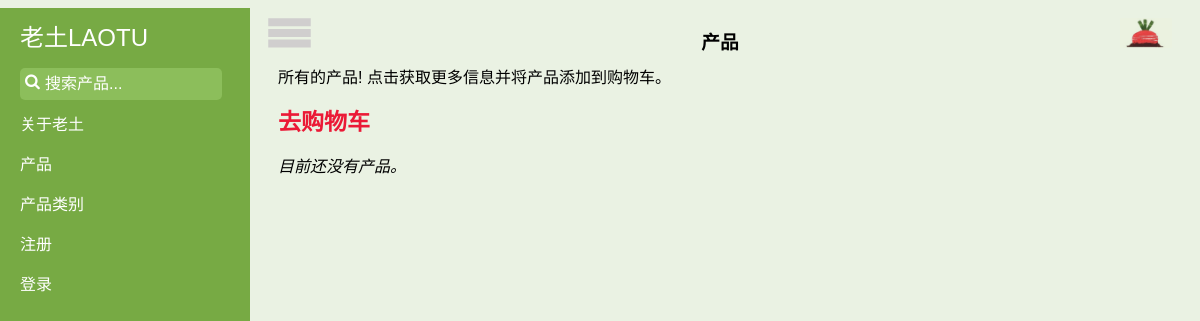
Before: /1/show_farmer with the older database file.
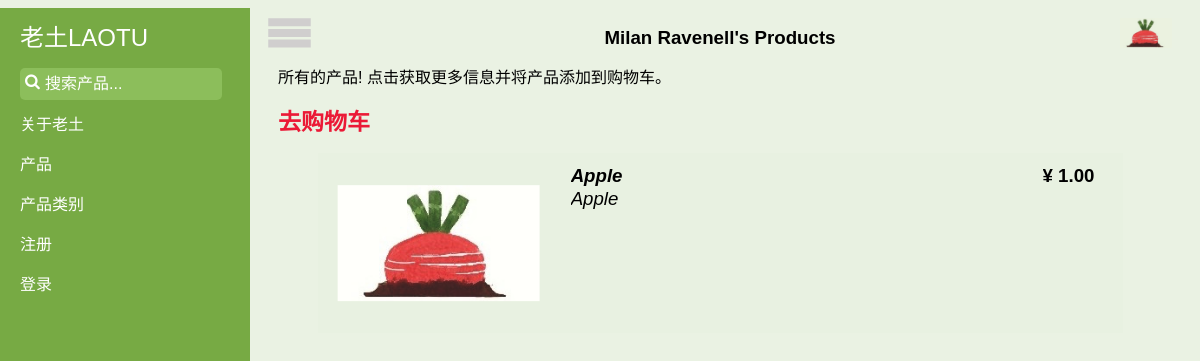
After: the same page with the newer database file.
### tables this page shows
CREATE TABLE producer (
    producer_id integer primary key autoincrement,
    user_name text not null,
    email text,
    pw_hash text,
    location text
);

CREATE TABLE product (
    product_id integer primary key autoincrement,
    title text not null,
    quantity integer not null,
    price decimal(7,2) not null,
    description text not null,
    producer_id integer not null,
    standard_geo text,
    standard_producer text,
    standard_raw text,
    standard_production text,
    standard_storage text,
    standard_tech text,
    standard_package text,
    standard_price text,
    product_photo_filename_1 text,
    product_photo_filename_2 text,
    product_photo_filename_3 text,
    laotu_book_photo_filename_1 text,
    laotu_book_photo_filename_2 text,
    laotu_book_photo_filename_3 text,
    laotu_book_photo_filename_4 text,
    standards_id integer unique,
    FOREIGN KEY (producer_id) REFERENCES producer(producer_id),
    FOREIGN KEY (standards_id) REFERENCES standards(standards_id)
);

### laotu.py (the view)
@app.route('/<int:producer_id>/show_farmer')
def show_farmer(producer_id):
    producer_products = query_db('select * from product where producer_id= ?', [producer_id])
    producer = query_db('select * from producer where producer_id=?', [producer_id], one=True)
    return render_template('products_list.html', products_list=producer_products, producer=producer)

### laotu.py (called while the page is built)
def get_db():
    top = _app_ctx_stack.top
    if not hasattr(top, 'sqlite_db'):
        top.sqlite_db = sqlite3.connect(app.config['DATABASE'])
        top.sqlite_db.row_factory = sqlite3.Row
    return top.sqlite_db

@app.teardown_appcontext
def close_database(exception):
    top = _app_ctx_stack.top
    if hasattr(top, 'sqlite_db'):
        top.sqlite_db.close()

def query_db(query, args=(), one=False):
    cur = get_db().execute(query, args)
    rv = cur.fetchall()
    return (rv[0] if rv else None) if one else rv

@app.before_request
def before_request():
    g.user = None
    if 'user_id' in session:
        g.user = query_db('select * from user where user_id = ?',
                          [session['user_id']], one=True)

### templates/products_list.html (shortened to what this page needs)
{% extends "layout.html" %}
{% block header %}
    {% if not producer %}
    产品
    {% else %}
    {{ producer.user_name }}'s Products
    {% endif %}
{% endblock %}
{% block main %}
  所有的产品! 点击获取更多信息并将产品添加到购物车。
  <div class="product-cart-link">
    <h1><a href="{{ url_for('get_cart')}}">去购物车</a></h1>
  </div>
  {% if products_list %}
  <div class="product-list"> <ul>
  {% for product in products_list %}
    <li class="product-list-item" onclick="gotoURL('{{ url_for('show_product', product_id=product.product_id)}}')">
      <div class="product-image">
        <img src="{{ url_for('static', filename='images/laotu-logo.png') }}" class="product-image-tag">
      </div>
      <div class="product-info">
        <div class="product-title"> {{ product.title }} </div>
        <div class="product-price"> &#165 {{ '%0.2f' | format(product.price/100) }} </div>
        <div class="product-description"> {{ product.description }} </div>
      </div>
    </li>
    </div>
  {% endfor %}
  </ul></div>
  {% else %}
    <em>目前还没有产品。</em>
  {% endif %}
{% endblock %}

### templates/layout.html (shortened to what this page needs)
<!DOCTYPE html><html lang="en">
<head>
    <link href="{{ url_for('static', filename='css/style.css') }}" rel="stylesheet" />
    <link href="{{ url_for('static', filename='css/sidebar.css')}}" rel="stylesheet">
    <link href="{{ url_for('static', filename='css/product_list.css')}}" rel="stylesheet"/>
    <link href="{{ url_for('static', filename='css/font-awesome-4.7.0/css/font-awesome.min.css') }}" rel="stylesheet">
</head>
<body>
    <div class="container">
        <div id="wrapper">
            <div id="sidebar-wrapper">
                {% if g.user %}
                <ul class="sidebar-nav">
                    <li class="sidebar-brand">
                        <a href="{{ url_for('home') }}">
                            老土 LAOTU
                        </a>
                    </li>
                    <div class="searchbar-wrapper">
                        <span class="icon"><i class="fa fa-search"></i></span>
                        <form action="/search" method="post">
                           <input id="search" name="search" placeholder="搜索产品...">
                        </form>
                    </div>
                    <li><a href="{{ url_for('about') }}">关于老土</a></li>
                    <li><a href="{{ url_for('show_products_list') }}">产品</a></li>
                    <li><a href="{{ url_for('stories') }}">故事</a></li>
                    <li><a href="{{ url_for('categories') }}">产品类别</a></li>
                    <li><a href="{{ url_for('get_cart')}}">购物车</a></li>
                    <li><a href="{{ url_for('logout') }}">登出</a></li>
                </ul>
                {% else %}
                <ul class="sidebar-nav">
                    <li class="sidebar-brand">
                        <a href="{{ url_for('home') }}">
                            老土LAOTU
                        </a>
                    </li>
                    <div class="searchbar-wrapper">
                        <span class="icon"><i class="fa fa-search"></i></span>
                        <form id="search-form" action="/search" method="post">
                           <input id="search" name="search" placeholder="搜索产品...">
                        </form>
                    </div>
                    <li><a href="{{ url_for('about') }}">关于老土</a></li>
                    <li><a href="{{ url_for('show_products_list') }}">产品</a></li>
                    <li><a href="{{ url_for('categories') }}">产品类别</a></li>
                    <li><a href="{{ url_for('register') }}">注册</a></li>
                    <li><a href="{{ url_for('login') }}">登录</a></li>
                </ul>
                {% endif %}
            </div>
            <div id="page-content-wrapper">
                <div class="container-fluid">
                    <div class="row">
                        <div class="col-lg-12">
                            <a href="#menu-toggle" class="btn btn-default" id="menu-toggle" style="position:absolute;z-index:200;top:.63em;left:.63em;"><img src="{{ url_for('static', filename='images/menu-green.png') }}" style="height:1.87em;"></a>
                            <div style="position:absolute;top:0px;left:-25px;width:100%;text-align:center;"><h3>{% block header %}{% endblock %}</h3></div>
                            <div style="position:absolute;z-index:200;top:.63em;right:60px;"><img src="{{ url_for('static', filename='images/laotu-logo-green.png') }}" style="height:1.87em;"></div>
                            <br>
                            <br>
                            <main>
                                {% block main %}{% endblock %}
                            </main>
                        </div>
                    </div>
                </div>
            </div>
        </div>
    </div>
</body>
</html>

### static/css/style.css (style rules this page uses)
html, body { max-width: 100%; overflow-x: hidden; }
body { background: #fff; background: rgba(119, 170, 68, .15); font-family: 'Trebuchet MS', sans-serif; font-size: 16px; }
a { color: #EB1936; text-decoration: none; }
h1 { font-size: 23px; }

### static/css/sidebar.css (style rules this page uses)
body { overflow-x: hidden; }
#wrapper { padding-left: 0; -webkit-transition: all 0.5s ease; -moz-transition: all 0.5s ease; -o-transition: all 0.5s ease; transition: all 0.5s ease; }
#sidebar-wrapper { z-index: 100; position: fixed; left: 250px; width: 0; height: 100%; margin-left: -250px; overflow-y: auto; background: #77AA44; -webkit-transition: all 0.5s ease; -moz-transition: all 0.5s ease; -o-transition: all 0.5s ease; transition: all 0.5s ease; }
#page-content-wrapper { width: 100%; position: absolute; padding: 15px; }
.sidebar-nav { position: absolute; top: 0; width: 250px; margin: 0; padding: 0; list-style: none; }
.sidebar-nav li { text-indent: 20px; line-height: 40px; }
.sidebar-nav li a { display: block; text-decoration: none; color: #fff; }
.sidebar-nav > .sidebar-brand { height: 60px; font-size: 24px; line-height: 60px; }
.sidebar-nav > .sidebar-brand a { color: #fff; }
.searchbar-wrapper { width: 70%; height: 37px; padding-left: 20px; vertical-align: middle; white-space: nowrap; position: relative; }
.searchbar-wrapper input#search { width: 100%; height: 30px; padding-left: 25px; font-size: 12pt; background-color: #8cbe5b; color: #fff; border: none; -webkit-border-radius: 5px; -moz-border-radius: 5px; border-radius: 5px; }
.searchbar-wrapper .icon { position: absolute; margin-left: 5px; margin-top: 5px; z-index: 1; color: #fff; }
@media (min-width:768px) { #wrapper { padding-left: 250px; } }
@media (min-width:768px) { #sidebar-wrapper { width: 250px; } }
@media (min-width:768px) { #page-content-wrapper { padding: 20px; position: relative; } }

### static/css/product_list.css (style rules this page uses)
.product-list { position: relative; }
.product-list-item { position: relative; float: left; width: 90%; max-width: 90%; height: 180px; border: grey; //box-shadow: 0 4px 8px 0 rgba(0,0,0,0.2); background-color: rgba(119,170,68,0.01); transition: 0.3s; margin: auto; list-style: none; }
.product-list-item .product-image { position: absolute; border-radius: 15px 0px 0px 15px; overflow: hidden; width: 28%; height: 90%; left: 1%; top: 5%; background-color: transparent; }
.product-list-item .product-image .product-image-tag { position: absolute; top: 50%; left: 50%; transform: translate(-50%, -50%); max-width: 90%; max-height: 90%; }
.product-list-item .product-info { position: absolute; left: 30%; height: 90%; width: 70%; font-size: 10px; }
.product-list-item .product-info .product-title { position: relative; left: 2%; top: 7%; width: 70%; max-height: 30%; font-size: 14pt; font-weight: bold; font-style: italic; white-space: nowrap; overflow: hidden; text-overflow: ellipsis; }
.product-list-item .product-info .product-price { position: absolute; top: 7%; right: 5%; max-width: 20%; font-size: 14pt; font-weight: bold; white-space: nowrap; overflow: hidden; text-overflow: ellipsis; }
.product-list-item .product-info .product-description { position: relative; left: 2%; width: 90%; height: 82%; top: 8%; font-size: 14pt; font-style: italic; text-overflow: ellipsis; overflow: hidden; }
.product-cart-link { position: relative; width: 150px; }

Changed rows visible on the page:
added producer: user_name "Milan Ravenell"
added product: title "Apple", product.price/100 "1.00", description "Apple"
Other visible differences:
text no longer shown: "产品 目前还没有产品。"
text now shown: "'s Products"
